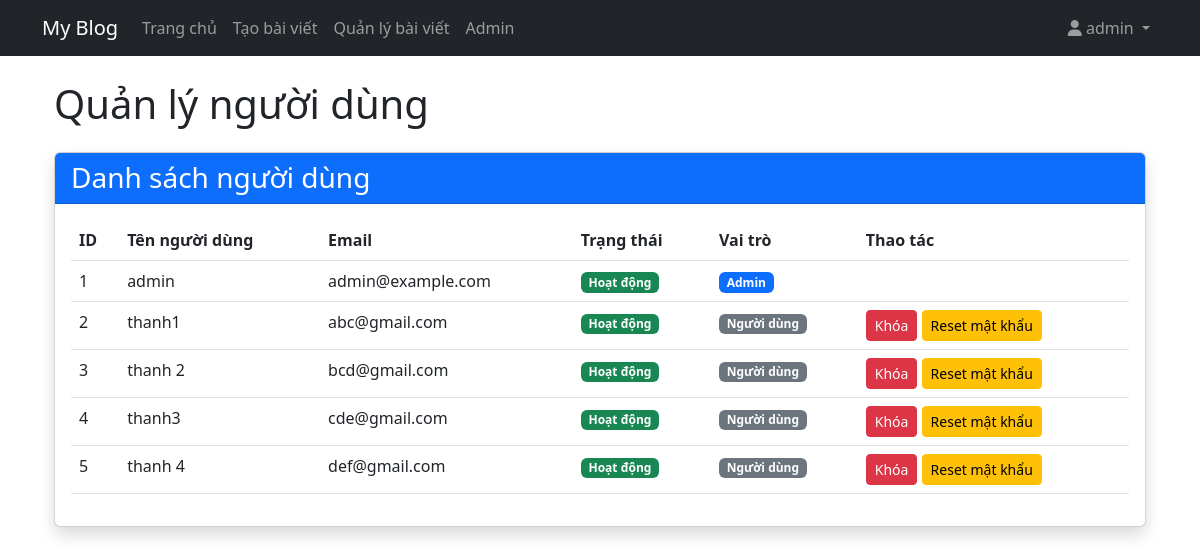
Page /admin (signed in) on the earlier database version.
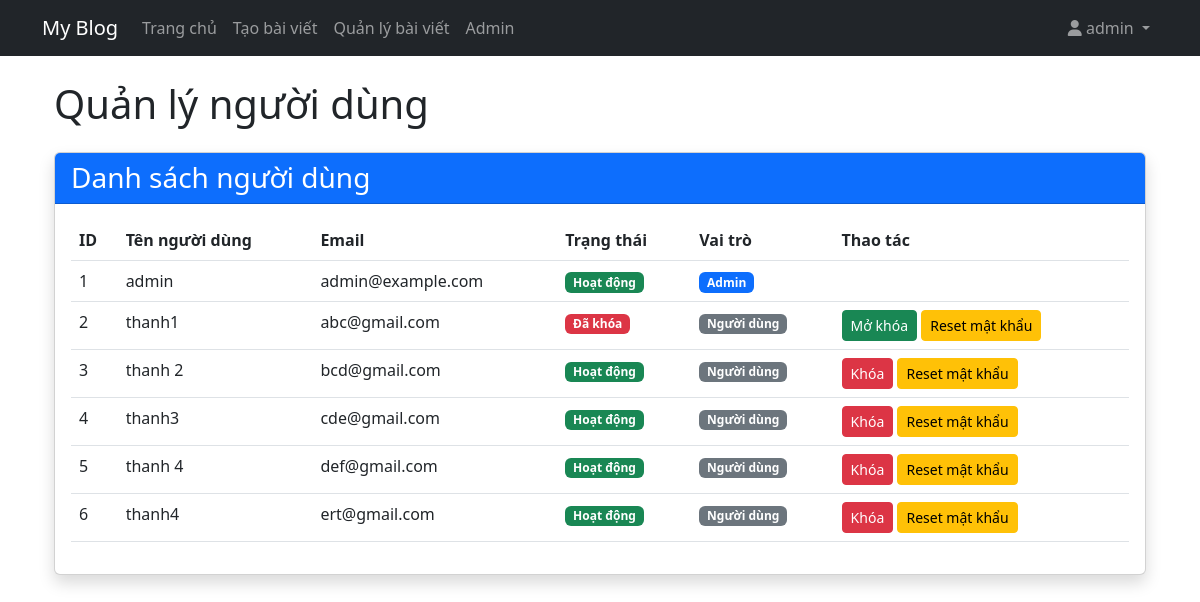
Same page on the later database version.
### my_blog/app.py (models this page shows, shortened)
class User(db.Model, UserMixin):
    id = db.Column(db.Integer, primary_key=True)
    username = db.Column(db.String(20), unique=True, nullable=False)
    email = db.Column(db.String(120), unique=True, nullable=False)
    password = db.Column(db.String(60), nullable=False)
    posts = db.relationship('Post', backref='author', lazy=True)
    is_admin = db.Column(db.Boolean, default=False)
    is_blocked = db.Column(db.Boolean, default=False)

### my_blog/app.py (the view)
@app.route('/admin')
@login_required
@admin_required
def admin_dashboard():
    users = User.query.all()
    return render_template('admin_dashboard.html', users=users)

### my_blog/app.py (called while the page is built)
@login_manager.user_loader
def load_user(user_id):
    return User.query.get(int(user_id))

def admin_required(f):
    @wraps(f)
    def decorated_function(*args, **kwargs):
        if not current_user.is_authenticated or not current_user.is_admin:
            flash('Bạn không có quyền truy cập trang này.', 'danger')
            return redirect(url_for('index'))
        return f(*args, **kwargs)
    return decorated_function

### my_blog/templates/admin_dashboard.html
{% extends "layout.html" %}
{% block content %}
<div class="container mt-4">
    <h1 class="mb-4">Quản lý người dùng</h1>
    <div class="card shadow">
        <div class="card-header bg-primary text-white">
            <h3 class="mb-0">Danh sách người dùng</h3>
        </div>
        <div class="card-body">
            <table class="table table-hover">
                <thead>
                    <tr>
                        <th>ID</th>
                        <th>Tên người dùng</th>
                        <th>Email</th>
                        <th>Trạng thái</th>
                        <th>Vai trò</th>
                        <th>Thao tác</th>
                    </tr>
                </thead>
                <tbody>
                    {% for user in users %}
                    <tr>
                        <td>{{ user.id }}</td>
                        <td>{{ user.username }}</td>
                        <td>{{ user.email }}</td>
                        <td>
                            {% if user.is_blocked %}
                            <span class="badge bg-danger">Đã khóa</span>
                            {% else %}
                            <span class="badge bg-success">Hoạt động</span>
                            {% endif %}
                        </td>
                        <td>
                            {% if user.is_admin %}
                            <span class="badge bg-primary">Admin</span>
                            {% else %}
                            <span class="badge bg-secondary">Người dùng</span>
                            {% endif %}
                        </td>
                        <td>
                            {% if not user.is_admin or current_user.id != user.id %}
                                {% if user.is_blocked %}
                                <a href="{{ url_for('unblock_user', user_id=user.id) }}" class="btn btn-sm btn-success">Mở khóa</a>
                                {% else %}
                                <a href="{{ url_for('block_user', user_id=user.id) }}" class="btn btn-sm btn-danger">Khóa</a>
                                {% endif %}
                                <a href="{{ url_for('reset_password', user_id=user.id) }}" class="btn btn-sm btn-warning">Reset mật khẩu</a>
                            {% endif %}
                        </td>
                    </tr>
                    {% endfor %}
                </tbody>
            </table>
        </div>
    </div>
</div>
{% endblock %}

### my_blog/templates/layout.html (shortened to what this page needs)
<!DOCTYPE html>
<html lang="en">
<head>
    <link rel="stylesheet" href="https://cdn.jsdelivr.net/npm/bootstrap@5.3.0/dist/css/bootstrap.min.css">
</head>
<body>
    <nav class="navbar navbar-expand-lg navbar-dark bg-dark mb-4">
        <div class="container">
            <a class="navbar-brand" href="{{ url_for('index') }}">My Blog</a>
            <div class="collapse navbar-collapse" id="navbarNav">
                <ul class="navbar-nav me-auto">
                    <li class="nav-item">
                        <a class="nav-link" href="{{ url_for('index') }}">Trang chủ</a>
                    </li>
                    {% if current_user.is_authenticated %}
                    <li class="nav-item">
                        <a class="nav-link" href="{{ url_for('create_post') }}">Tạo bài viết</a>
                    </li>
                    <li class="nav-item">
                        <a class="nav-link" href="{{ url_for('manage_posts') }}">Quản lý bài viết</a>
                    </li>
                    {% if current_user.is_admin %}
                    <li class="nav-item">
                        <a class="nav-link" href="{{ url_for('admin_dashboard') }}">Admin</a>
                    </li>
                    {% endif %}
                    {% endif %}
                </ul>
                <ul class="navbar-nav">
                    {% if current_user.is_authenticated %}
                    <li class="nav-item dropdown">
                        <a class="nav-link dropdown-toggle" href="#" id="userDropdown" role="button" data-bs-toggle="dropdown" aria-expanded="false">
                            <i class="fas fa-user"></i> {{ current_user.username }}
                        </a>
                    </li>
                    {% endif %}
                </ul>
            </div>
        </div>
    </nav>
    <div class="container">
        {% block content %}{% endblock %}
    </div>
</body>
</html>

Differences in the rows shown:
changed User "thanh1": is_blocked "Hoạt động Khóa" → "Đã khóa Mở khóa"
added User: id "6", username "thanh4", email "ert@gmail.com", is_blocked "Hoạt động", is_admin "Người dùng"
